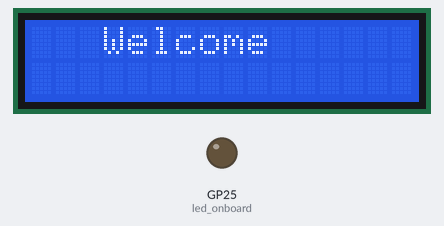
A program run on a simulated Raspberry Pi Pico running MicroPython. Shown: 16×2 character LCD, output pins drawn as LEDs (lit = HIGH). Random numbers come from a fixed seed; the board's own WiFi access point starts at once; library files of the repository ran but are not shown: machine_i2c_lcd.py. At 10.2 s the program stops and its outputs stay as they are.

Above: at 1.45 s.
At 4.3 s:
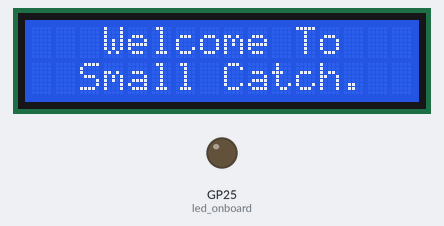
At 7.5 s:
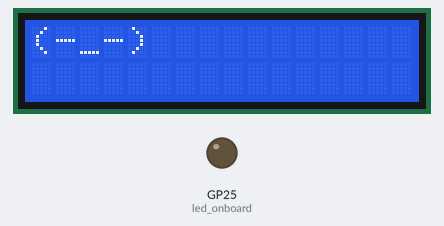
At 10.2 s:
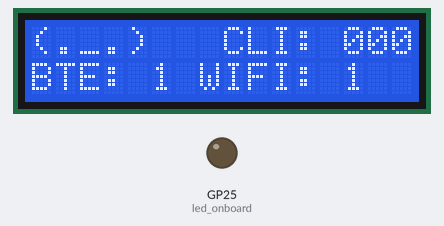
Timing chart, 0 to 11.7 s (numbered marks = the images above):
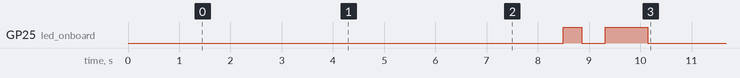

Measured:
- by itself, GP25 (led_onboard): LOW → HIGH at 8.5 s, → LOW 0.36 s later, → HIGH 0.47 s later, → LOW 0.83 s later
- what the display in image 0 shows lasts 0.4 s, from 1.3 s to 1.7 s
- what the display in image 1 shows lasts 3.2 s, from 4.3 s to 7.5 s
- what the display in image 2 shows lasts 1.0 s, from 7.5 s to 8.5 s

The program:

main.py
```python
import random
import json
import machine
import utime
import requests
from time import sleep_ms, ticks_ms
import network
import socket
from time import sleep
import threading
from machine import I2C, Pin
from machine_i2c_lcd import I2cLcd
DEFAULT_I2C_ADDR = 0x3F
i2c = I2C(0, scl=Pin(1), sda=Pin(0), freq=400000)
lcd = I2cLcd(i2c, DEFAULT_I2C_ADDR, 2, 16)

led_onboard = machine.Pin("LED", machine.Pin.OUT)


clients = "000"

def ledon():
    led_onboard.value(1)

def ledoff():
    led_onboard.value(0)

def randomname():
    with open("names.txt") as f:
        lines = f.readlines()
    return random.choice(lines)


temp = "Welcome To"
lcd.move_to(3,0)
for char in temp:
    lcd.putstr(char)
    sleep(.2)


lcd.blink_cursor_off()
lcd.hide_cursor()
lcd.move_to(2,1)
temp = "Small Catch."
for char in temp:
    lcd.putstr(char)
    sleep(.2)

sleep(3)
lcd.clear()
lcd.move_to(0,0)
lcd.putstr(f"(-_-)")
ledoff()
sleep(1)
lcd.clear()
lcd.putstr("(~_~)")
ledon()
sleep(.34)
lcd.clear()
lcd.putstr("(-_-)")
ledoff()
sleep(.45)
lcd.clear()
lcd.putstr("(~_~)")
ledon()
sleep(.5)
lcd.clear()
lcd.putstr("(o_o)")
sleep(.3)
lcd.clear()
ledoff()


ap = network.WLAN(network.AP_IF)
ap.config(essid="a")
ap.active(True)


lcd.putstr(f"(._.)   CLI: {clients}")
lcd.move_to(0,1)
lcd.putstr(f"BTE: 1 WIFI: 1") # not fixated
```
